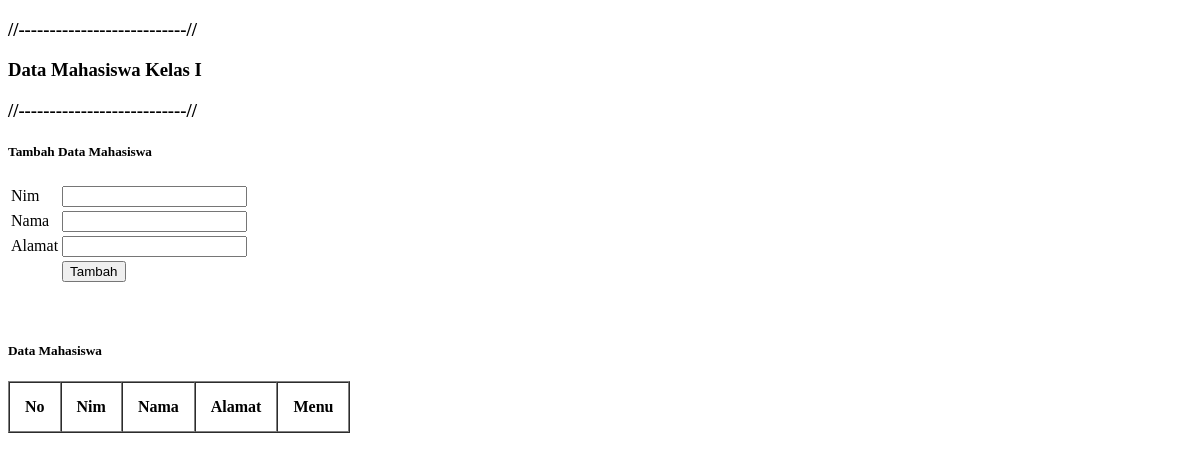
Before: /full.php with the older database file.
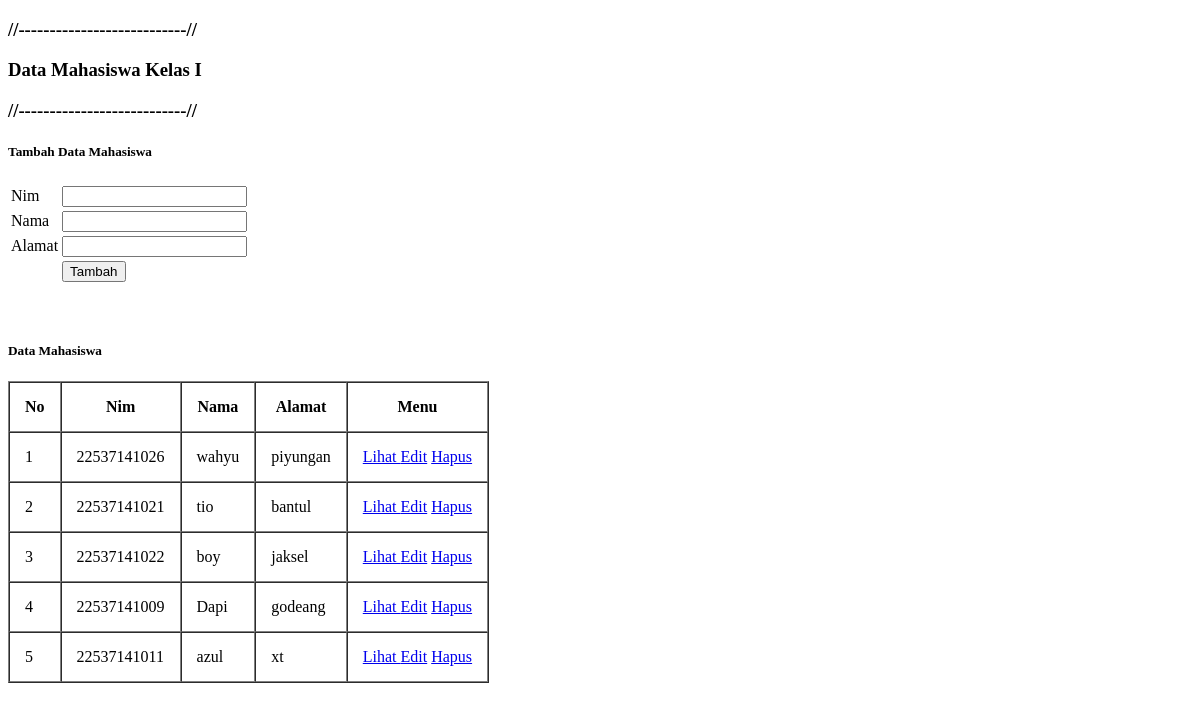
After: the same page with the newer database file.
### tables this page shows
CREATE TABLE `datamahasiswa` (
  `no` int(11) NOT NULL,
  `nim` char(11) NOT NULL,
  `nama` varchar(50) NOT NULL,
  `alamat` text NOT NULL
);

### full.php (the view, shortened to what this page needs)
<!DOCTYPE html>
<html lang="en">
<head>
</head>
<body>
   <h3>//---------------------------//</h3>
   <h3> Data Mahasiswa Kelas I</h3>
   <h3>//---------------------------//</h3>
   <h5> Tambah Data Mahasiswa </h5>
   <form action="<?php $_SERVER['PHP_SELF']; ?>" method="post">
       <table>
           <tr>
               <td> Nim </td>
               <td> <input type="number" name="nim" required> </td>
           </tr>
           <tr>
               <td>Nama</td>
               <td><input type="text" name="nama" required></td>
           </tr>
           <tr>
               <td>Alamat</td>
               <td><input type="text" name="alamat" required ></td>
           </tr>
           <tr>
               <td></td>
               <td><input type="submit" value="Tambah" name="tambah_data"></td>
           </tr>
       </table>
   </form>
   <br>
   <br>
   <h5> Data Mahasiswa </h5>
   <table border="1" cellpadding="15" cellspacing="0" table style="margin-left:auto bgcolor="FFF2F2">
       <tr>
           <th>No</th>
           <th>Nim</th>
           <th>Nama</th>
           <th>Alamat</th>
           <th>Menu</th>
       </tr>
       <?php
           include 'koneksi.php';
           $no = 1;
           $data = mysqli_query($koneksi,"SELECT * from datamahasiswa");
           while($d = mysqli_fetch_array($data)){
           ?>
           <tr>
               <td><?php echo $no++; ?></td>
               <td><?php echo $d['nim']; ?></td>
               <td><?php echo $d['nama']; ?></td>
               <td><?php echo $d['alamat']; ?></td>
               <td>
                   <a href="lihat_data_full.php?nim=<?php echo $d['nim']; ?>"> Lihat </a>
                   <a href="edit_data_full.php?nim=<?php echo $d['nim']; ?>">Edit</a>
                   <a href="hapus_data_full.php?nim=<?php echo $d['nim']; ?>">Hapus</a>
               </td>
           </tr>
           <?php
           }
           ?>
   </table>
</body>
</html>

Changed rows visible on the page:
added datamahasiswa: nim "22537141026", nama "wahyu", alamat "piyungan"
added datamahasiswa: nim "22537141021", nama "tio", alamat "bantul"
added datamahasiswa: nim "22537141022", nama "boy", alamat "jaksel"
added datamahasiswa: nim "22537141009", nama "Dapi", alamat "godeang"
added datamahasiswa: nim "22537141011", nama "azul", alamat "xt"
